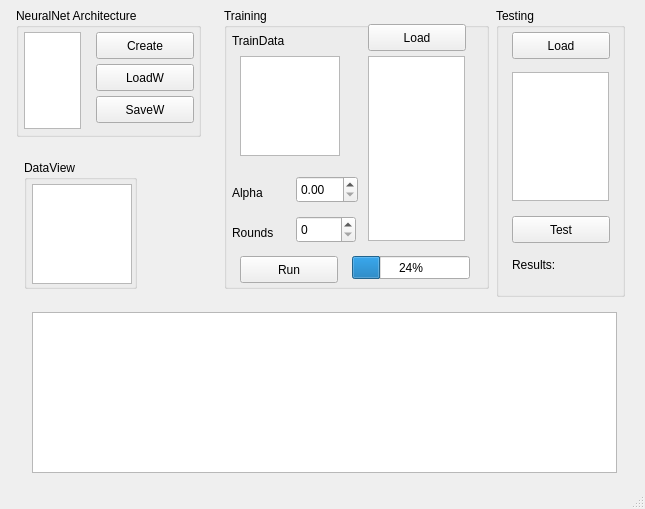
<?xml version="1.0" encoding="UTF-8"?>
<ui version="4.0">
 <class>MainWindow</class>
 <widget class="QMainWindow" name="MainWindow">
  <property name="geometry">
   <rect>
    <x>0</x>
    <y>0</y>
    <width>645</width>
    <height>509</height>
   </rect>
  </property>
  <property name="windowTitle">
   <string>MainWindow</string>
  </property>
  <widget class="QWidget" name="centralwidget">
   <widget class="QGroupBox" name="groupBox_2">
    <property name="geometry">
     <rect>
      <x>16</x>
      <y>8</y>
      <width>185</width>
      <height>129</height>
     </rect>
    </property>
    <property name="title">
     <string>NeuralNet Architecture</string>
    </property>
    <widget class="QPushButton" name="pushButton">
     <property name="geometry">
      <rect>
       <x>80</x>
       <y>24</y>
       <width>98</width>
       <height>27</height>
      </rect>
     </property>
     <property name="text">
      <string>Create</string>
     </property>
    </widget>
    <widget class="QTextEdit" name="textEdit">
     <property name="geometry">
      <rect>
       <x>8</x>
       <y>24</y>
       <width>57</width>
       <height>97</height>
      </rect>
     </property>
    </widget>
    <widget class="QPushButton" name="pushButton_6">
     <property name="geometry">
      <rect>
       <x>80</x>
       <y>56</y>
       <width>98</width>
       <height>27</height>
      </rect>
     </property>
     <property name="text">
      <string>LoadW</string>
     </property>
    </widget>
    <widget class="QPushButton" name="pushButton_7">
     <property name="geometry">
      <rect>
       <x>80</x>
       <y>88</y>
       <width>98</width>
       <height>27</height>
      </rect>
     </property>
     <property name="text">
      <string>SaveW</string>
     </property>
    </widget>
   </widget>
   <widget class="QGroupBox" name="groupBox_3">
    <property name="geometry">
     <rect>
      <x>224</x>
      <y>8</y>
      <width>265</width>
      <height>281</height>
     </rect>
    </property>
    <property name="title">
     <string>Training</string>
    </property>
    <widget class="QSpinBox" name="spinBox">
     <property name="geometry">
      <rect>
       <x>72</x>
       <y>208</y>
       <width>60</width>
       <height>27</height>
      </rect>
     </property>
    </widget>
    <widget class="QDoubleSpinBox" name="doubleSpinBox">
     <property name="geometry">
      <rect>
       <x>72</x>
       <y>168</y>
       <width>62</width>
       <height>27</height>
      </rect>
     </property>
    </widget>
    <widget class="QLabel" name="label">
     <property name="geometry">
      <rect>
       <x>8</x>
       <y>176</y>
       <width>49</width>
       <height>17</height>
      </rect>
     </property>
     <property name="text">
      <string>Alpha</string>
     </property>
    </widget>
    <widget class="QLabel" name="label_2">
     <property name="geometry">
      <rect>
       <x>8</x>
       <y>216</y>
       <width>57</width>
       <height>17</height>
      </rect>
     </property>
     <property name="text">
      <string>Rounds</string>
     </property>
    </widget>
    <widget class="QPushButton" name="pushButton_3">
     <property name="geometry">
      <rect>
       <x>16</x>
       <y>248</y>
       <width>98</width>
       <height>27</height>
      </rect>
     </property>
     <property name="text">
      <string>Run</string>
     </property>
    </widget>
    <widget class="QGraphicsView" name="graphicsView_2">
     <property name="geometry">
      <rect>
       <x>16</x>
       <y>48</y>
       <width>100</width>
       <height>100</height>
      </rect>
     </property>
    </widget>
    <widget class="QLabel" name="label_3">
     <property name="geometry">
      <rect>
       <x>8</x>
       <y>24</y>
       <width>66</width>
       <height>17</height>
      </rect>
     </property>
     <property name="text">
      <string>TrainData</string>
     </property>
    </widget>
    <widget class="QPushButton" name="pushButton_2">
     <property name="geometry">
      <rect>
       <x>144</x>
       <y>16</y>
       <width>98</width>
       <height>27</height>
      </rect>
     </property>
     <property name="text">
      <string>Load</string>
     </property>
    </widget>
    <widget class="QListView" name="listView">
     <property name="geometry">
      <rect>
       <x>144</x>
       <y>48</y>
       <width>97</width>
       <height>185</height>
      </rect>
     </property>
    </widget>
    <widget class="QProgressBar" name="progressBar">
     <property name="geometry">
      <rect>
       <x>128</x>
       <y>248</y>
       <width>118</width>
       <height>23</height>
      </rect>
     </property>
     <property name="value">
      <number>24</number>
     </property>
    </widget>
   </widget>
   <widget class="QGroupBox" name="groupBox_4">
    <property name="geometry">
     <rect>
      <x>496</x>
      <y>8</y>
      <width>129</width>
      <height>289</height>
     </rect>
    </property>
    <property name="title">
     <string>Testing</string>
    </property>
    <widget class="QListView" name="listView_2">
     <property name="geometry">
      <rect>
       <x>16</x>
       <y>64</y>
       <width>97</width>
       <height>129</height>
      </rect>
     </property>
    </widget>
    <widget class="QPushButton" name="pushButton_4">
     <property name="geometry">
      <rect>
       <x>16</x>
       <y>24</y>
       <width>98</width>
       <height>27</height>
      </rect>
     </property>
     <property name="text">
      <string>Load</string>
     </property>
    </widget>
    <widget class="QPushButton" name="pushButton_5">
     <property name="geometry">
      <rect>
       <x>16</x>
       <y>208</y>
       <width>98</width>
       <height>27</height>
      </rect>
     </property>
     <property name="text">
      <string>Test</string>
     </property>
    </widget>
    <widget class="QLabel" name="label_4">
     <property name="geometry">
      <rect>
       <x>16</x>
       <y>248</y>
       <width>66</width>
       <height>17</height>
      </rect>
     </property>
     <property name="text">
      <string>Results:</string>
     </property>
    </widget>
   </widget>
   <widget class="QGroupBox" name="groupBox">
    <property name="geometry">
     <rect>
      <x>24</x>
      <y>160</y>
      <width>113</width>
      <height>129</height>
     </rect>
    </property>
    <property name="title">
     <string>DataView</string>
    </property>
    <widget class="QGraphicsView" name="graphicsView">
     <property name="geometry">
      <rect>
       <x>8</x>
       <y>24</y>
       <width>100</width>
       <height>100</height>
      </rect>
     </property>
    </widget>
   </widget>
   <widget class="QGraphicsView" name="graphicsView_3">
    <property name="geometry">
     <rect>
      <x>32</x>
      <y>312</y>
      <width>585</width>
      <height>161</height>
     </rect>
    </property>
   </widget>
  </widget>
  <widget class="QStatusBar" name="statusbar"/>
 </widget>
 <resources/>
 <connections/>
</ui>
